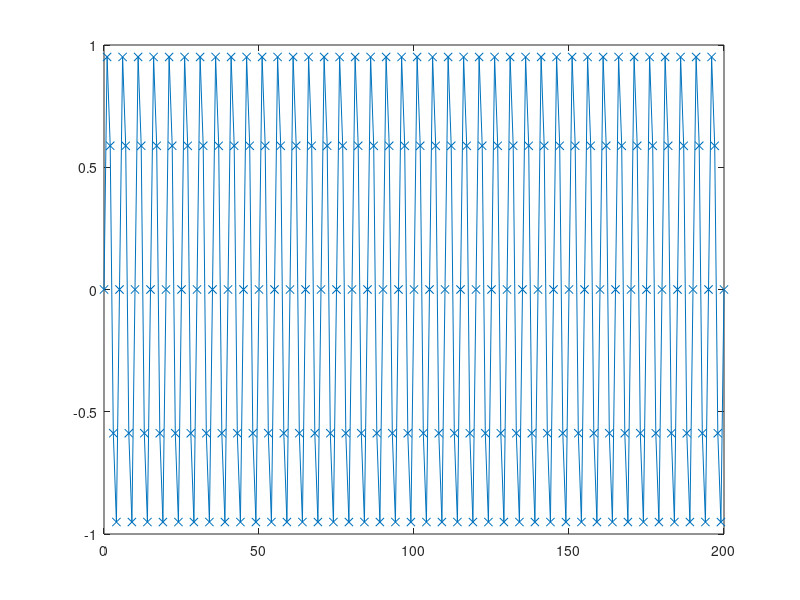
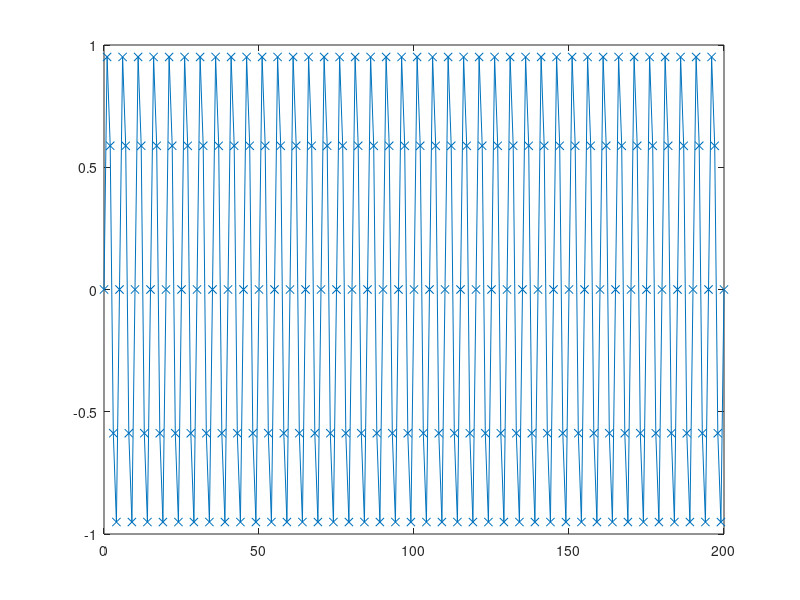
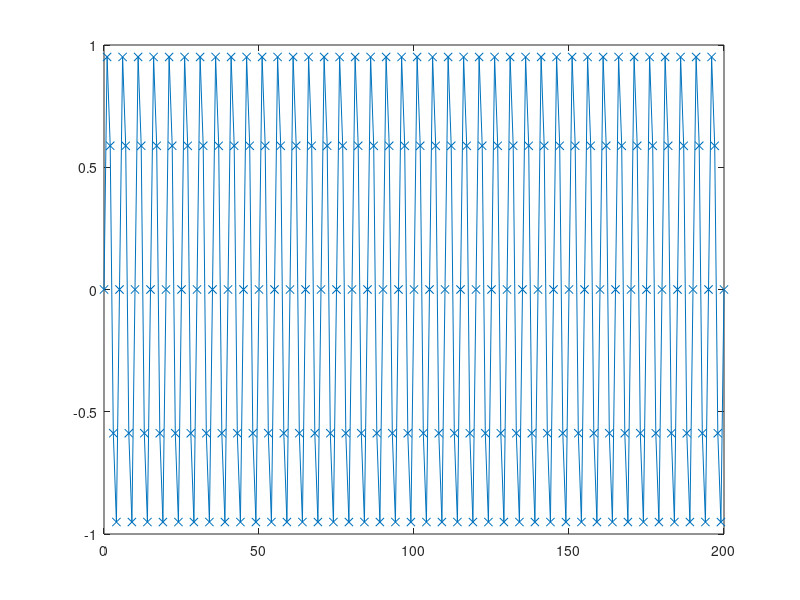

MATLAB code for these plots, in order:
Ts = 0.005;
f0 = 40;
% initial_phase =  pi/4;
initial_phase =  0;

n=0:1/Ts;
x = sin(2*pi*f0*n*Ts);
x2 = sin(2*pi*240*n*Ts);
x3 = sin(2*pi*4040*n*Ts);
% x1 = sin(2*pi*f0*n*Ts+pi/4);
figure;
plot(n, x, '-x')
figure;
plot(n, x2, '-x')
figure;
plot(n, x3, '-x')

